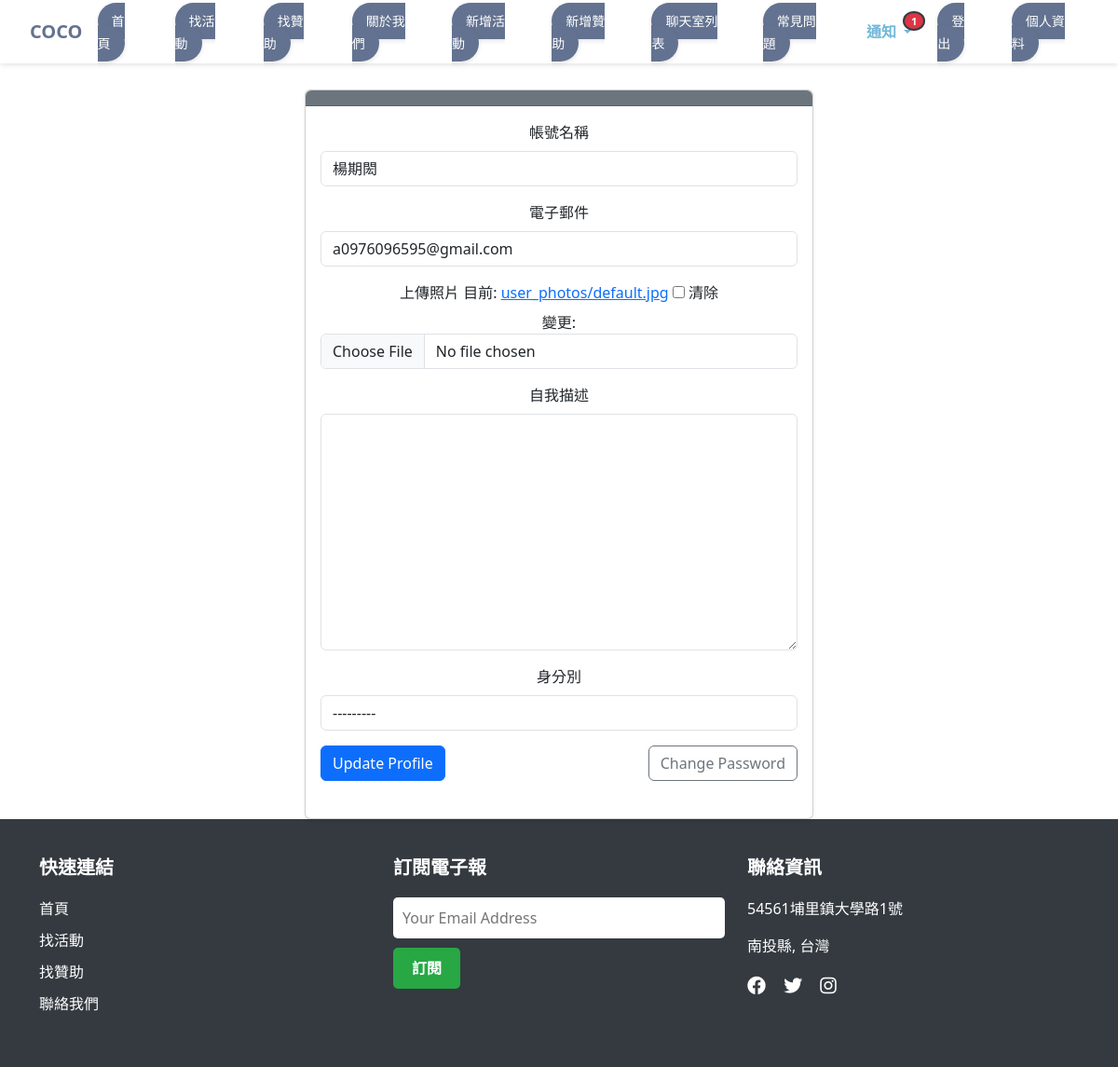
The page /profile/edit/ (signed in) on the database as committed earlier.
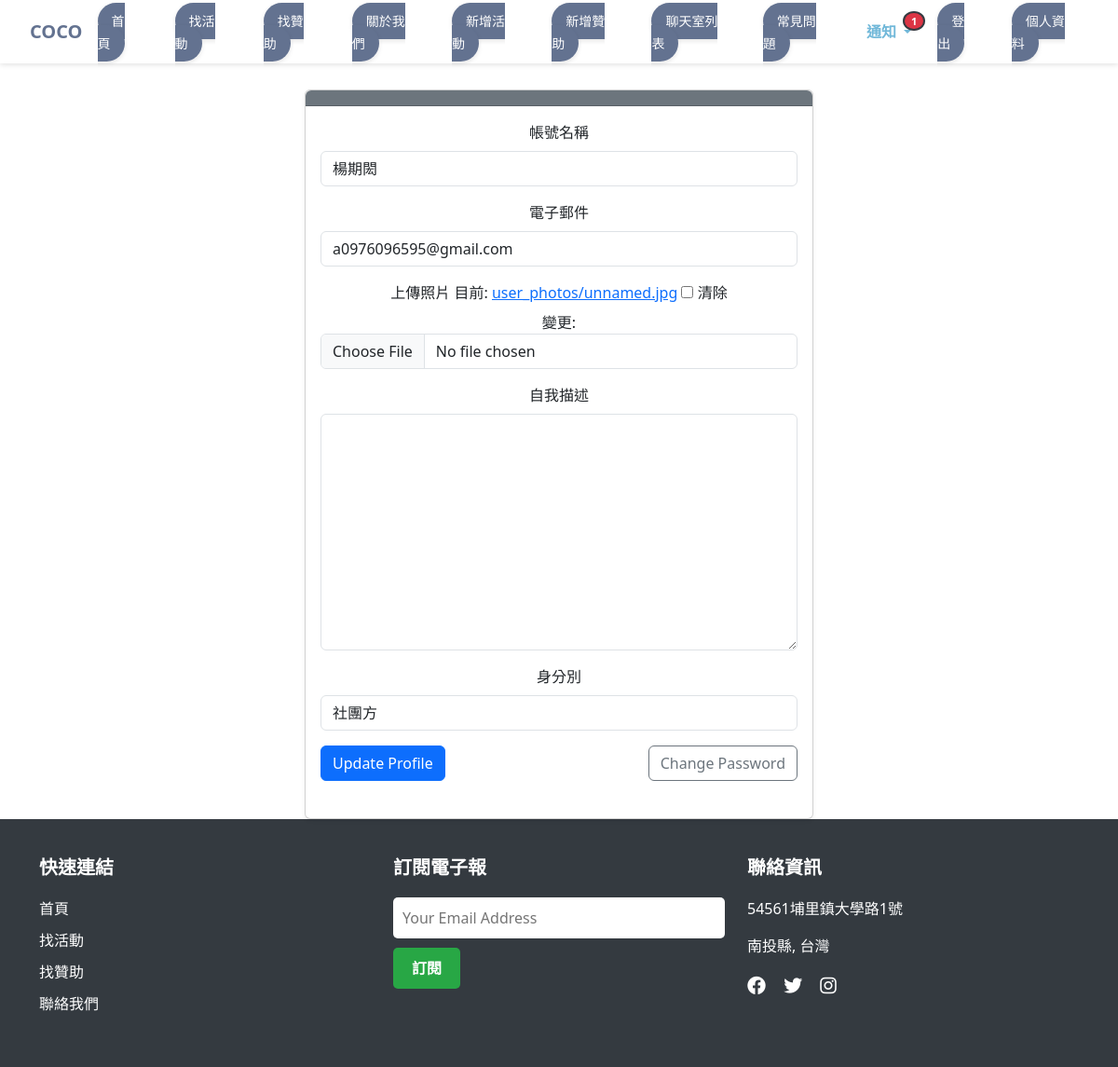
The same page on the database as committed later.
### events/models.py (models this page shows, shortened)
class UserProfile(models.Model):
    user = models.OneToOneField(User, on_delete=models.CASCADE, related_name='profile')
    photo = models.ImageField(upload_to='user_photos/', blank=True, null=True,default='user_photos/default.jpg')
    description = models.TextField(blank=True, null=True)
    role = models.CharField(max_length=20, choices=[('brand', '品牌方'), ('club', '社團方')], blank=True)

### events/views.py (the view)
# urls.py: path('profile/edit/', views.edit_profile, name='edit_profile'),
@login_required
def edit_profile(request):
    if request.method == 'POST':
        form = UserProfileForm(request.POST, instance=request.user)
        form_userprofile = UserPhotoForm(request.POST, request.FILES, instance=request.user.profile)
        if form.is_valid() and form_userprofile.is_valid():
            form.save()
            profile = form_userprofile.save(commit=False)
            old_role = request.user.profile.role
            new_role = form_userprofile.cleaned_data['role']
            if old_role != new_role:
                messages.info(request, f'您的身分別已從 {old_role} 更改為 {new_role}')
            profile.save()
            messages.success(request, '個人檔案已經更新')
            return redirect('profile')
    else:
        form = UserProfileForm(instance=request.user)
        form_userprofile = UserPhotoForm(instance=request.user.profile)
    context = {
        'form': form,
        'form_userprofile': form_userprofile
    }
    return render(request, 'events/edit_profile.html', context)

### events/forms.py
class UserProfileForm(forms.ModelForm):
    class Meta:
        model = User
        fields = ['username', 'email']
        labels = {
            'username': '照片',
            'email': '電子郵件',
        }

class UserPhotoForm(forms.ModelForm):
    class Meta:
        model = UserProfile
        fields = ['photo', 'description', 'role']
        labels = {
            'photo': '照片',
            'description': '描述',
            'role': '身分別',
        }
        widgets = {
            'role': forms.Select(choices=[('brand', '品牌方'), ('club', '社團方')])
        }

### events/context_processors.py (called while the page is built)
def notifications(request):
    if request.user.is_authenticated:
        notifications = Notification.objects.filter(user=request.user).order_by('-created_at')
        unread_count = notifications.filter(is_read=False).count()
        return {
            'notifications': notifications[:5],  # 只在這裡進行切片
            'unread_notifications_count': unread_count
        }
    return {}

### events/templates/events/edit_profile.html (shortened to what this page needs)
{% extends 'base.html' %}
{% load django_bootstrap5 %}
{% load widget_tweaks %}
{% load static %}
{% block content %}
<div class="container mt-5">
    <div class="row justify-content-center">
        <div class="col-lg-6">
            <div class="card shadow-sm rounded">
                <div class="card-header bg-secondary text-white rounded-top">
                </div>
                <div class="card-body">
                    <div class="text-center mb-4">
                    <form method="post" enctype="multipart/form-data">
                        <div class="mb-3">
                            <label for="username" class="form-label">帳號名稱</label>
                            {{ form.username|add_class:"form-control rounded" }}
                        </div>
                        <div class="mb-3">
                            <label for="email" class="form-label">電子郵件</label>
                            {{ form.email|add_class:"form-control rounded" }}
                        </div>
                        <div class="mb-3">
                            <label for="photo" class="form-label">上傳照片</label>
                            {{ form_userprofile.photo|add_class:"form-control rounded" }}
                        </div>
                        <div class="mb-3">
                            <label for="description" class="form-label">自我描述</label>
                            {{ form_userprofile.description|add_class:"form-control rounded" }}
                        </div>
                        <div class="mb-3">
                            <label for="role" class="form-label">身分別</label>
                            {{ form_userprofile.role|add_class:"form-control rounded" }}
                        </div>
                        <div class="d-flex justify-content-between mt-3">
                            <button type="submit" class="btn btn-primary rounded">Update Profile</button>
                            <a href="{% url 'password_change' %}" class="btn btn-outline-secondary rounded">Change Password</a>
                        </div>
                    </form>
                </div>
            </div>
        </div>
    </div>
</div>
{% endblock %}

Rows that differ between the two databases and show on the page:
changed UserProfile: role "---------" → "社團方"
Other text that changed with them:
text no longer shown: "目前: user_photos/default.jpg 清除 變更:"
text now shown: "目前: user_photos/unnamed.jpg 清除 變更:"
